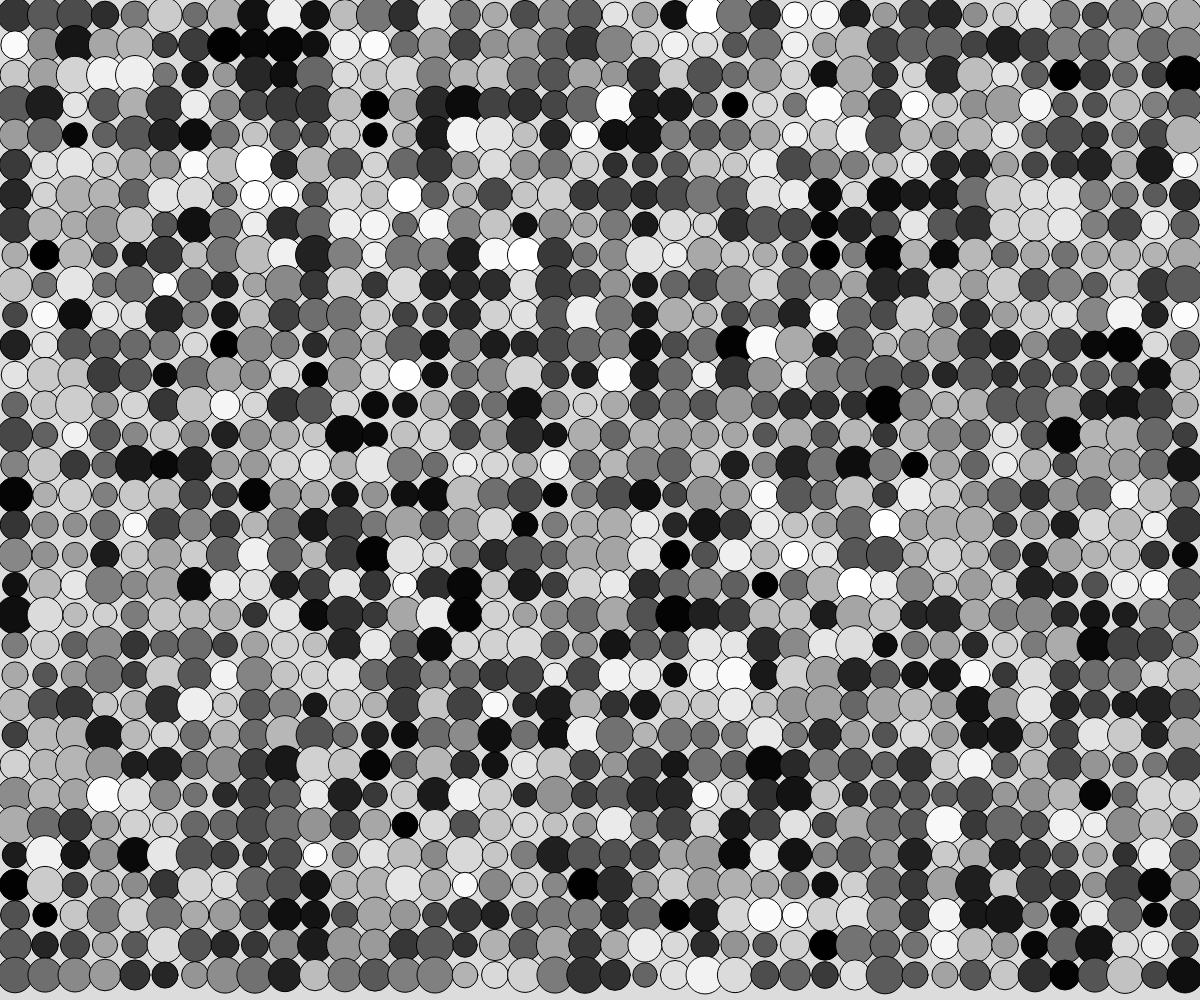
Frame 1 (no input)
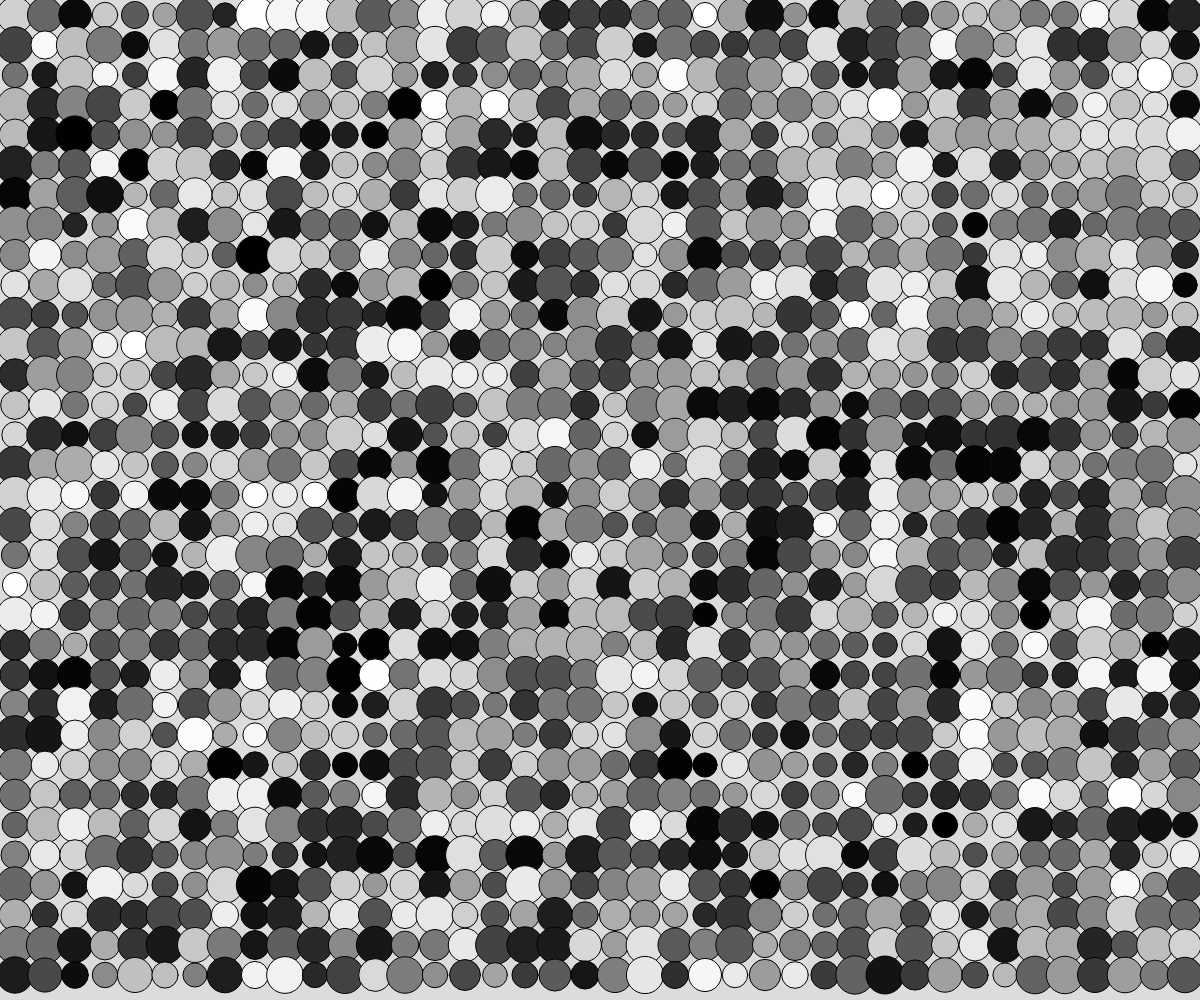
Frame 60 (no input)
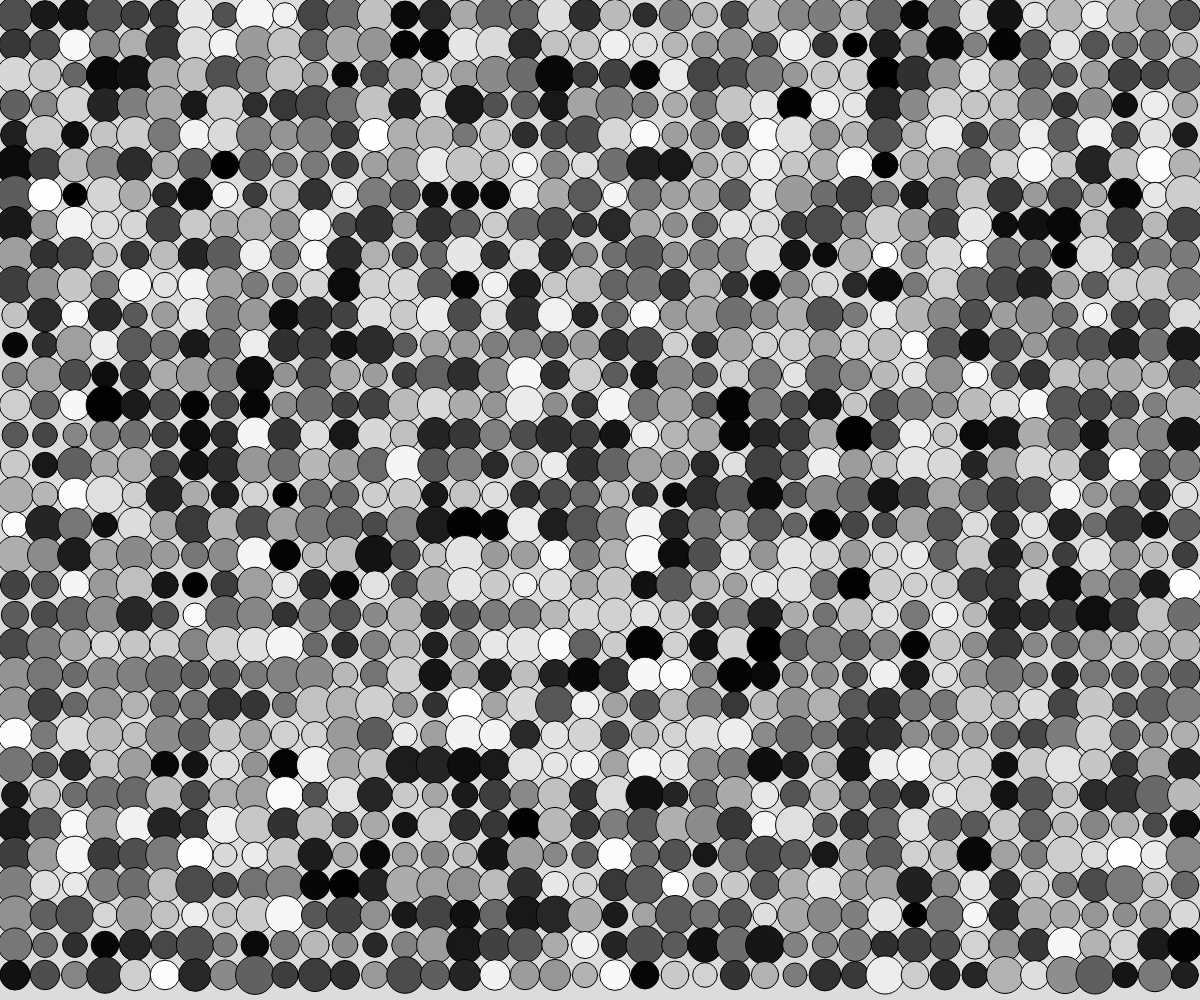
Frame 120 (the mouse pressed at the canvas centre since frame 60)

The p5.js sketch that drew these frames (run headless with seeded random() and noise() and a simulated clock; from frame 60 on, the mouse is pressed at the canvas centre):

// p5.js sketch
// ── sketch.js
// Loop Grid

let gridSpacing = 30;

function setup() {
  createCanvas(windowWidth, windowHeight);
  ellipseMode(CENTER);
}

//function mouseClicked(){
 // circleGrid();
//}

function circleGrid() {
  for (let y = gridSpacing/2; y < height; y += gridSpacing) {
    for (let x = gridSpacing/2; x < width; x += gridSpacing) {
      let size = random(gridSpacing*0.8,gridSpacing*1.3);
      fill(random(1,255));
      ellipse(x, y, size, size);
    }
  }
}

function draw() {
  background(220);
  circleGrid();
}
